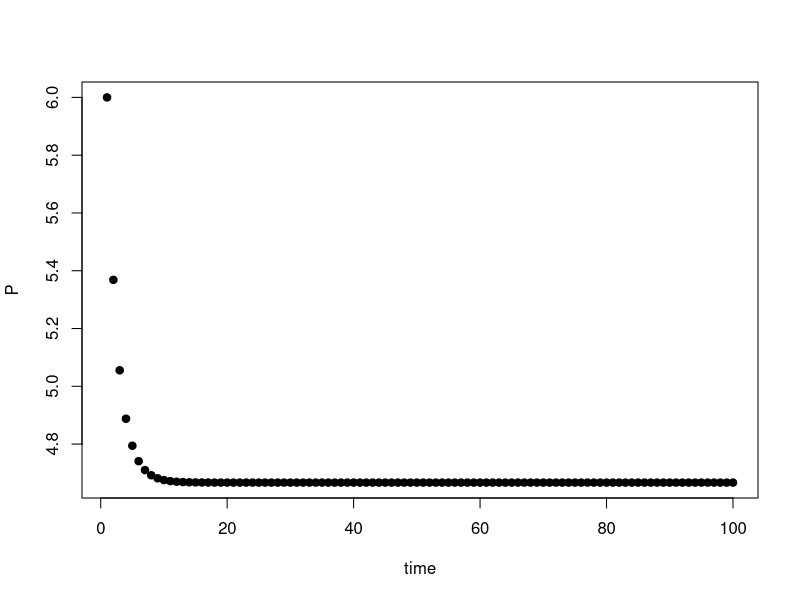

R code for this plot:
## Assignment 1 ##
## Author: ____ YOUR NAME HERE ____
## Date: xx-xx-20xx

## Instructions. Please use the function below to create a working simulation of mouse population dynamics (N) over time
mice <- function(Nt,d,b,m){
  Nt1 <- (1+b)*(1-d)*Nt + m
  return(Nt1)
}

## Help. Recall that I created an example using a different function / model. Use that as a template to create your mouse simulation in 6 steps.
############################################################

# Step 1. Example parameters
b <- 1.7
c <- .15
Pt <- 6

# Step 2. Example equation function
example_equation_function <- function(b,c,Pt){
  Pt1 <- (b*Pt) / (1 + c*Pt)
  return(Pt1)
}

# Step 3. Make sure the function works
Pt1 <- example_equation_function(b,c,Pt)

# Step 4. Create a new variable to hold future values of P
P <- rep(NA,100)

# Step 5. Create a for loop to iteratively calculate P
P[1] <- Pt
for(i in 2:100){
  P[i] <- example_equation_function(b,c,Pt)
  Pt <- P[i]
}

# Step 6. Plot P over time
plot(P,xlab="time",ylab="P",pch=19,col="black")

#### INSERT YOUR CODE BELOW
# d - the *fraction* of mice in yard eaten by cat / day --> 0-1
d <- .7
# b - the *number* of mice born per mouse / day --> N (0-infinity)
b <- 3
# m - the *number* of mice arriving in the yard per day --> N (0-infinity)
m <- 4
# Nt - the initial number of mice in the yard when we begin the survey
Nt <- 42